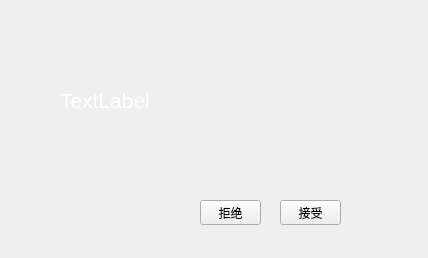
<?xml version="1.0" encoding="UTF-8"?>
<ui version="4.0">
 <class>PopDlg</class>
 <widget class="QDialog" name="PopDlg">
  <property name="geometry">
   <rect>
    <x>0</x>
    <y>0</y>
    <width>428</width>
    <height>258</height>
   </rect>
  </property>
  <property name="windowTitle">
   <string>Dialog</string>
  </property>
  <property name="windowOpacity">
   <double>50.000000000000000</double>
  </property>
  <widget class="QPushButton" name="closebtn">
   <property name="geometry">
    <rect>
     <x>380</x>
     <y>20</y>
     <width>26</width>
     <height>26</height>
    </rect>
   </property>
   <property name="sizePolicy">
    <sizepolicy hsizetype="Fixed" vsizetype="Fixed">
     <horstretch>0</horstretch>
     <verstretch>0</verstretch>
    </sizepolicy>
   </property>
   <property name="minimumSize">
    <size>
     <width>26</width>
     <height>26</height>
    </size>
   </property>
   <property name="maximumSize">
    <size>
     <width>26</width>
     <height>26</height>
    </size>
   </property>
   <property name="styleSheet">
    <string notr="true">color: rgb(239, 41, 41);
border: none;
border-radius: 13px;
</string>
   </property>
   <property name="text">
    <string/>
   </property>
  </widget>
  <widget class="QPushButton" name="refusebtn">
   <property name="geometry">
    <rect>
     <x>200</x>
     <y>200</y>
     <width>61</width>
     <height>25</height>
    </rect>
   </property>
   <property name="styleSheet">
    <string notr="true"/>
   </property>
   <property name="text">
    <string>拒绝</string>
   </property>
  </widget>
  <widget class="QPushButton" name="acceptbtn">
   <property name="geometry">
    <rect>
     <x>280</x>
     <y>200</y>
     <width>61</width>
     <height>25</height>
    </rect>
   </property>
   <property name="styleSheet">
    <string notr="true"/>
   </property>
   <property name="text">
    <string>接受</string>
   </property>
  </widget>
  <widget class="QLabel" name="tiplabel">
   <property name="geometry">
    <rect>
     <x>60</x>
     <y>80</y>
     <width>321</width>
     <height>41</height>
    </rect>
   </property>
   <property name="styleSheet">
    <string notr="true">font:  16pt;
color: white;</string>
   </property>
   <property name="text">
    <string>TextLabel</string>
   </property>
  </widget>
 </widget>
 <resources/>
 <connections/>
</ui>
